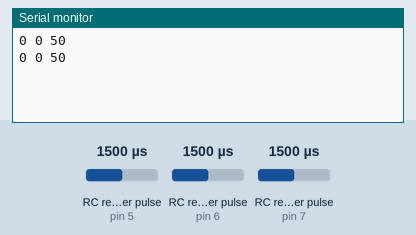
The sketch below on a simulated Arduino Uno, built with avr-gcc and run on an emulated ATmega328P. On the bench: the last lines printed to the serial monitor. Wiring (inferred from the names in the program): 3 × RC receiver channel: data pin 5 / data pin 6 / data pin 7. The inputs (shaded band) are chosen by the test bench; at power-on: RC receiver pulse (sensors on pin 5, pin 6, pin 7) 1500 µs.

Above: at 1.2 s.
1.3 s: RC receiver pulse (sensor on pin 5) set to 1020 µs
At 2.6 s:
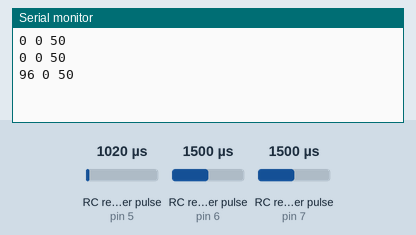
2.8 s: RC receiver pulse (sensor on pin 6) set to 1020 µs
At 3.6 s:
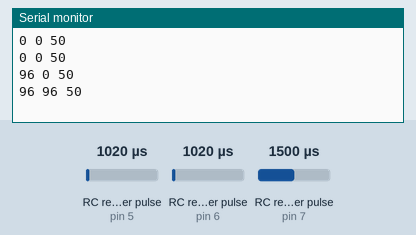
4.3 s: RC receiver pulse (sensor on pin 7) set to 1020 µs
At 4.3 s:
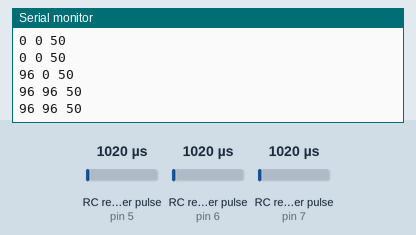
5.8 s: RC receiver pulse (sensor on pin 5) set to 1250 µs
At 6.7 s:
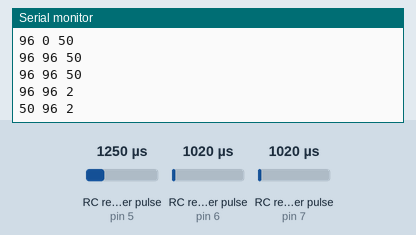
7.3 s: RC receiver pulse (sensor on pin 6) set to 1250 µs
At 7.8 s:
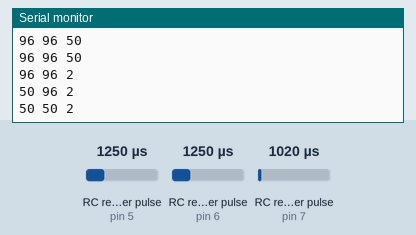
8.8 s: RC receiver pulse (sensor on pin 7) set to 1250 µs
At 9.8 s:
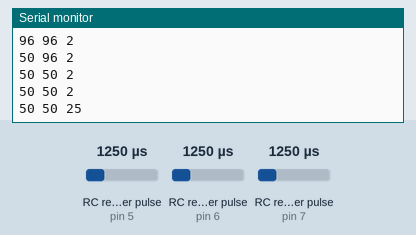
Timing chart, 0 to 11.3 s (numbered marks = the images above; inputs shaded):
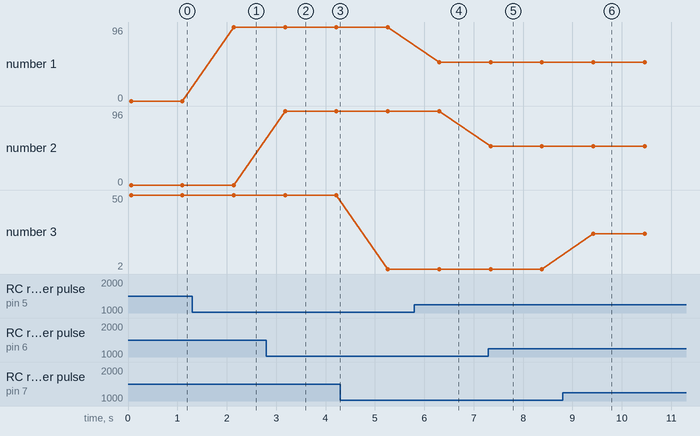

Measured:
- after the input at 1.3 s, the serial monitor: prints a new line after 0.84 s (image 1)
- after the input at 2.8 s, the serial monitor: prints a new line after 0.38 s (image 2)
- after the input at 5.8 s, the serial monitor: prints a new line after 0.50 s (image 4)
- after the input at 7.3 s, the serial monitor: prints a new line at once (image 5)
- after the input at 8.8 s, the serial monitor: prints a new line after 0.62 s (image 6)
- plotted number 1: 0 → 96 after the input at 1.3 s
- plotted number 3: 50 → 2 after the input at 4.3 s, 2 → 25 after the input at 8.8 s

The sketch:

rc_test.ino
```cpp
#define CH1 5
#define CH2 6
#define CH3 7

void setup() {
  Serial.begin(115200);
  pinMode(CH1, INPUT); //ch1
  pinMode(CH2, INPUT); //ch2
  pinMode(CH3, INPUT); //ch3
}

int readDrive(int ch) {
  unsigned long reading = pulseIn(ch,HIGH,40000); // rc pulse sent every 20 ms ig?
  return constrain(map(reading, 1000, 2000, 100, -100),-100,100); //scales reading to throttle percent
}
int readThrottle(int ch) {
  unsigned long reading = pulseIn(ch,HIGH,40000); // rc pulse sent every 20 ms ig?
  return constrain(map(reading, 1000, 2000, 0, 100),0,100); //scales reading to throttle percent
}

void loop() {
  Serial.println( String(readDrive(CH1)) + " " + String(readDrive(CH2)) + " " + String(readThrottle(CH3)) );
  //Serial.println( String(readChannel(CH1)));
  delay(1000);
}


// #define CH1 7
// #define CH2 1
// #define CH3 0

// // Read the number of a given channel and convert to the range provided.
// // If the channel is off, return the default value
// int readChannel(int channelInput, int minLimit, int maxLimit, int defaultValue){
//   int ch = pulseIn(channelInput, HIGH, 30000);
//   if (ch < 100) return defaultValue;
//   return map(ch, 1000, 2000, minLimit, maxLimit);
// }

// // Red the channel and return a boolean value
// bool redSwitch(byte channelInput, bool defaultValue){
//   int intDefaultValue = (defaultValue)? 100: 0;
//   int ch = readChannel(channelInput, 0, 100, intDefaultValue);
//   return (ch > 50);
// }

// void setup(){
//   Serial.begin(115200);
//   pinMode(CH1, INPUT);
//   pinMode(CH2, INPUT);
//   pinMode(CH3, INPUT);
//   }

// int ch1Value, ch2Value, ch3Value;

// void loop() {
//   ch1Value = readChannel(CH1, -100, 100, 0);
//   ch2Value = readChannel(CH2, -100, 100, 0);
//   ch3Value = readChannel(CH3, -100, 100, -100);

//   Serial.print("Ch1:");
//   Serial.println(ch1Value, "\n");
//   Serial.print(" Ch2:");
//   Serial.println(ch2Value,"\n");
//   Serial.print(" Ch3:");
//   Serial.println(ch3Value,"\n");
//   delay(500);
// }
```
